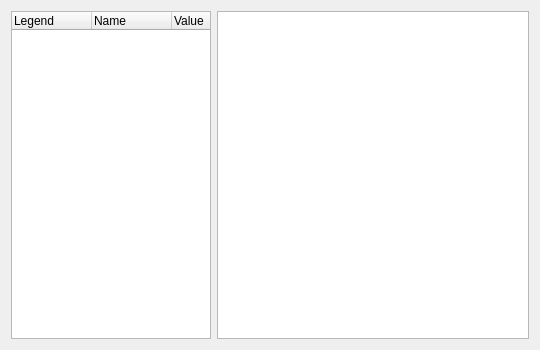
<?xml version="1.0" encoding="UTF-8"?>
<ui version="4.0">
 <class>DataPlotPanel</class>
 <widget class="QWidget" name="DataPlotPanel">
  <property name="geometry">
   <rect>
    <x>0</x>
    <y>0</y>
    <width>540</width>
    <height>350</height>
   </rect>
  </property>
  <property name="maximumSize">
   <size>
    <width>16777215</width>
    <height>16777215</height>
   </size>
  </property>
  <property name="windowTitle">
   <string>Form</string>
  </property>
  <layout class="QGridLayout" name="gridLayout">
   <item row="0" column="1">
    <widget class="PlotWidget" name="plot_view">
     <property name="frameShape">
      <enum>QFrame::StyledPanel</enum>
     </property>
     <property name="frameShadow">
      <enum>QFrame::Plain</enum>
     </property>
    </widget>
   </item>
   <item row="0" column="0">
    <widget class="QTreeWidget" name="tree_widget">
     <property name="maximumSize">
      <size>
       <width>200</width>
       <height>16777215</height>
      </size>
     </property>
     <property name="horizontalScrollBarPolicy">
      <enum>Qt::ScrollBarAlwaysOff</enum>
     </property>
     <property name="rootIsDecorated">
      <bool>true</bool>
     </property>
     <property name="itemsExpandable">
      <bool>true</bool>
     </property>
     <property name="expandsOnDoubleClick">
      <bool>false</bool>
     </property>
     <property name="columnCount">
      <number>3</number>
     </property>
     <attribute name="headerVisible">
      <bool>true</bool>
     </attribute>
     <attribute name="headerDefaultSectionSize">
      <number>80</number>
     </attribute>
     <column>
      <property name="text">
       <string>Legend</string>
      </property>
     </column>
     <column>
      <property name="text">
       <string>Name</string>
      </property>
     </column>
     <column>
      <property name="text">
       <string>Value</string>
      </property>
     </column>
    </widget>
   </item>
  </layout>
 </widget>
 <customwidgets>
  <customwidget>
   <class>PlotWidget</class>
   <extends>QGraphicsView</extends>
   <header>pyqtgraph</header>
  </customwidget>
 </customwidgets>
 <resources/>
 <connections/>
</ui>
